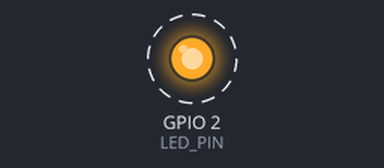
Simulated run of this program. Board: ESP32. Shown: output pins drawn as LEDs (lit = HIGH). Dashed ring = blinking. What the program prints to the serial monitor is not drawn.

Above: at 0.5 s.
Timing chart, 0 to 4.6 s (numbered marks = the images above):
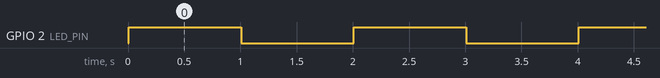

The program:

main.cpp
```cpp
#include <Arduino.h>

// Simple ESP32 test program
// This validates that the Docker images can successfully build ESP32 firmware

// Define LED pin for ESP32 (most ESP32 boards have LED on GPIO2)
#define LED_PIN 2

void setup() {
  // Initialize serial communication
  Serial.begin(115200);

  // Initialize LED pin
  pinMode(LED_PIN, OUTPUT);

  Serial.println("ESP32 Test Program Started");
  Serial.printf("ESP32 Chip ID: %012llX\n", ESP.getEfuseMac());
  Serial.printf("ESP32 Chip Model: %s\n", ESP.getChipModel());
  Serial.printf("ESP32 Chip Revision: %d\n", ESP.getChipRevision());
  Serial.printf("ESP32 CPU Frequency: %d MHz\n", ESP.getCpuFreqMHz());
  Serial.printf("Free Heap: %d bytes\n", ESP.getFreeHeap());
}

void loop() {
  // Blink LED to show the program is running
  digitalWrite(LED_PIN, HIGH);
  delay(1000);
  digitalWrite(LED_PIN, LOW);
  delay(1000);

  Serial.println("ESP32 is alive and blinking!");
}
```

Measured:
- by itself, GPIO 2 (LED_PIN): alternates HIGH for 1.0 s and LOW for 1.0 s
